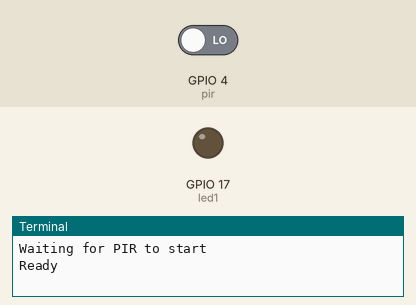
Simulated run of this program. Board: Raspberry Pi (BCM pin numbers). On the bench: output pins drawn as LEDs (lit = HIGH), the last lines printed to the terminal. Dashed ring = blinking. The inputs (shaded band) are chosen by the test bench; at power-on: GPIO 4 (pir) LOW.

Above: at 1.2 s.
1.3 s: GPIO 4 (pir) driven HIGH
At 1.6 s:
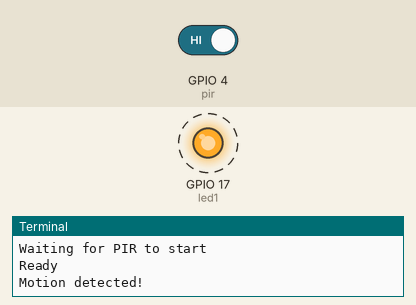
4.3 s: GPIO 4 (pir) driven LOW
Timing chart, 0 to 7.3 s (numbered marks = the images above; inputs shaded):
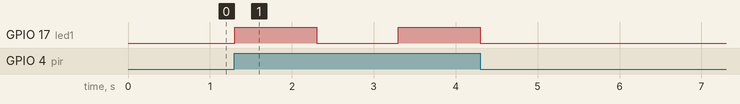

Measured:
- after the input at 1.3 s, GPIO 17 (led1): LOW → HIGH at once, → LOW 1.0 s later, → HIGH 1.0 s later

The program:

PirSensor.py
```python
from gpiozero import LED, MotionSensor
from time import sleep


class PirSensor(object):

    def __init__(self):
        pass

    def run(self):
        led1 = LED(17)
        pir = MotionSensor(4)

        print("Waiting for PIR to start")
        pir.wait_for_no_motion()

        while True:
            print("Ready")
            pir.wait_for_motion()
            print("Motion detected!")
            led1.on()
            sleep(1)
            led1.off()
            sleep(1)
            led1.on()
            sleep(1)
            led1.off()


if __name__ == '__main__':
    pir = PirSensor()
    pir.run()
```
